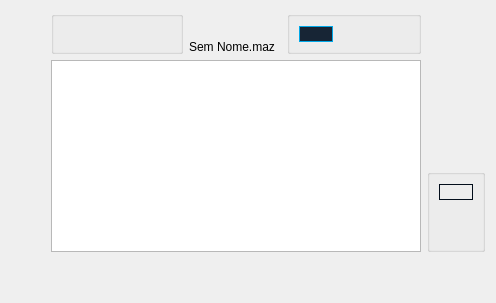
        <widget class="QWidget" name="pgNewUser">
         <layout class="QGridLayout" name="gridLayout_7">
          <item row="2" column="5">
           <spacer name="verticalSpacer_10">
            <property name="orientation">
             <enum>Qt::Orientation::Vertical</enum>
            </property>
            <property name="sizeHint" stdset="0">
             <size>
              <width>20</width>
              <height>40</height>
             </size>
            </property>
           </spacer>
          </item>
          <item row="1" column="2">
           <widget class="QLabel" name="lblMazeCreatorName">
            <property name="sizePolicy">
             <sizepolicy hsizetype="MinimumExpanding" vsizetype="Preferred">
              <horstretch>0</horstretch>
              <verstretch>0</verstretch>
             </sizepolicy>
            </property>
            <property name="text">
             <string>Sem Nome.maz</string>
            </property>
            <property name="alignment">
             <set>Qt::AlignmentFlag::AlignBottom|Qt::AlignmentFlag::AlignHCenter</set>
            </property>
           </widget>
          </item>
          <item row="3" column="5">
           <widget class="QGroupBox" name="groupBox_2">
            <property name="sizePolicy">
             <sizepolicy hsizetype="Fixed" vsizetype="Minimum">
              <horstretch>0</horstretch>
              <verstretch>0</verstretch>
             </sizepolicy>
            </property>
            <property name="title">
             <string/>
            </property>
            <layout class="QVBoxLayout" name="verticalLayout_2">
             <item>
              <widget class="QPushButton" name="btnRemoveWall">
               <property name="sizePolicy">
                <sizepolicy hsizetype="Minimum" vsizetype="Minimum">
                 <horstretch>0</horstretch>
                 <verstretch>0</verstretch>
                </sizepolicy>
               </property>
               <property name="styleSheet">
                <string notr="true">QPushButton {
    color: rgb(2, 13, 26);
    border-width: 1px;
    border-style: solid;
    border-radius: 10px;
}

QPushButton:checked {
	background-color : rgb(23, 37, 53);
	color : rgb(0, 168, 232);
	border-width: 1px;
    border-style: solid;
    border-color: rgb(0, 168, 232);
	border-radius: 10px;
}

QPushButton:disabled {
	background-color: rgb(82, 153, 175);
    color: rgb(49, 51, 53);
    border-width: 1px;
    border-style: solid;
    border-color: rgb(23, 37, 53);
    border-radius: 10px;
}</string>
               </property>
               <property name="text">
                <string/>
               </property>
               <property name="icon">
                <iconset resource="data.qrc">
                 <normaloff>:/buttonIcons/resources/removeWallsBrush.png</normaloff>:/buttonIcons/resources/removeWallsBrush.png</iconset>
               </property>
               <property name="iconSize">
                <size>
                 <width>50</width>
                 <height>50</height>
                </size>
               </property>
               <property name="checkable">
                <bool>true</bool>
               </property>
              </widget>
             </item>
             <item>
              <widget class="CrementButtons" name="btnUserContractH">
               <property name="sizePolicy">
                <sizepolicy hsizetype="Minimum" vsizetype="Minimum">
                 <horstretch>0</horstretch>
                 <verstretch>0</verstretch>
                </sizepolicy>
               </property>
               <property name="styleSheet">
                <string notr="true">QPushButton {
    color: rgb(2, 13, 26);
    border-width: 1px;
    border-radius: 10px;
}</string>
               </property>
               <property name="text">
                <string/>
               </property>
               <property name="icon">
                <iconset resource="data.qrc">
                 <normaloff>:/buttonIcons/resources/contractMazeH.png</normaloff>:/buttonIcons/resources/contractMazeH.png</iconset>
               </property>
               <property name="iconSize">
                <size>
                 <width>50</width>
                 <height>50</height>
                </size>
               </property>
              </widget>
             </item>
             <item>
              <widget class="CrementButtons" name="btnUserContractV">
               <property name="sizePolicy">
                <sizepolicy hsizetype="Minimum" vsizetype="Minimum">
                 <horstretch>0</horstretch>
                 <verstretch>0</verstretch>
                </sizepolicy>
               </property>
               <property name="styleSheet">
                <string notr="true">QPushButton {
    color: rgb(2, 13, 26);
    border-width: 1px;
    border-radius: 10px;
}</string>
               </property>
               <property name="text">
                <string/>
               </property>
               <property name="icon">
                <iconset resource="data.qrc">
                 <normaloff>:/buttonIcons/resources/contractMazeV.png</normaloff>:/buttonIcons/resources/contractMazeV.png</iconset>
               </property>
               <property name="iconSize">
                <size>
                 <width>50</width>
                 <height>50</height>
                </size>
               </property>
              </widget>
             </item>
            </layout>
           </widget>
          </item>
          <item row="2" column="1" rowspan="2" colspan="4">
           <widget class="PreviewMazeView" name="graphicsMazePreview">
            <property name="sizePolicy">
             <sizepolicy hsizetype="MinimumExpanding" vsizetype="MinimumExpanding">
              <horstretch>0</horstretch>
              <verstretch>0</verstretch>
             </sizepolicy>
            </property>
           </widget>
          </item>
          <item row="1" column="0">
           <spacer name="horizontalSpacer_12">
            <property name="orientation">
             <enum>Qt::Orientation::Horizontal</enum>
            </property>
            <property name="sizeType">
             <enum>QSizePolicy::Policy::Fixed</enum>
            </property>
            <property name="sizeHint" stdset="0">
             <size>
              <width>40</width>
              <height>20</height>
             </size>
            </property>
           </spacer>
          </item>
          <item row="4" column="1">
           <spacer name="verticalSpacer_4">
            <property name="orientation">
             <enum>Qt::Orientation::Vertical</enum>
            </property>
            <property name="sizeType">
             <enum>QSizePolicy::Policy::Fixed</enum>
            </property>
            <property name="sizeHint" stdset="0">
             <size>
              <width>20</width>
              <height>40</height>
             </size>
            </property>
           </spacer>
          </item>
          <item row="1" column="4">
           <widget class="QGroupBox" name="groupBox">
            <property name="maximumSize">
             <size>
              <width>2207</width>
              <height>16777215</height>
             </size>
            </property>
            <property name="title">
             <string/>
            </property>
            <layout class="QHBoxLayout" name="horizontalLayout_6">
             <item>
              <widget class="QPushButton" name="btnAddWall">
               <property name="sizePolicy">
                <sizepolicy hsizetype="Minimum" vsizetype="Minimum">
                 <horstretch>0</horstretch>
                 <verstretch>0</verstretch>
                </sizepolicy>
               </property>
               <property name="styleSheet">
                <string notr="true">QPushButton {
    color: rgb(2, 13, 26);
    border-width: 1px;
    border-radius: 10px;
}

QPushButton:checked {
	background-color : rgb(23, 37, 53);
	color : rgb(0, 168, 232);
	border-width: 1px;
    border-style: solid;
    border-color: rgb(0, 168, 232);
	border-radius: 10px;
}

QPushButton:disabled {
	background-color: rgb(82, 153, 175);
    color: rgb(49, 51, 53);
    border-width: 1px;
    border-style: solid;
    border-color: rgb(23, 37, 53);
    border-radius: 10px;
}</string>
               </property>
               <property name="text">
                <string/>
               </property>
               <property name="icon">
                <iconset resource="data.qrc">
                 <normaloff>:/buttonIcons/resources/addWallsBrush.png</normaloff>:/buttonIcons/resources/addWallsBrush.png</iconset>
               </property>
               <property name="iconSize">
                <size>
                 <width>50</width>
                 <height>50</height>
                </size>
               </property>
               <property name="checkable">
                <bool>true</bool>
               </property>
               <property name="checked">
                <bool>true</bool>
               </property>
              </widget>
             </item>
             <item>
              <widget class="CrementButtons" name="btnUserExpandH">
               <property name="sizePolicy">
                <sizepolicy hsizetype="Minimum" vsizetype="Minimum">
                 <horstretch>0</horstretch>
                 <verstretch>0</verstretch>
                </sizepolicy>
               </property>
               <property name="styleSheet">
                <string notr="true">QPushButton {
    color: rgb(2, 13, 26);
    border-width: 1px;
    border-radius: 10px;
}</string>
               </property>
               <property name="text">
                <string/>
               </property>
               <property name="icon">
                <iconset resource="data.qrc">
                 <normaloff>:/buttonIcons/resources/expandMazeH.png</normaloff>:/buttonIcons/resources/expandMazeH.png</iconset>
               </property>
               <property name="iconSize">
                <size>
                 <width>50</width>
                 <height>50</height>
                </size>
               </property>
              </widget>
             </item>
             <item>
              <widget class="CrementButtons" name="btnUserExpandV">
               <property name="sizePolicy">
                <sizepolicy hsizetype="Minimum" vsizetype="Minimum">
                 <horstretch>0</horstretch>
                 <verstretch>0</verstretch>
                </sizepolicy>
               </property>
               <property name="styleSheet">
                <string notr="true">QPushButton {
    color: rgb(2, 13, 26);
    border-width: 1px;
    border-radius: 10px;
}</string>
               </property>
               <property name="text">
                <string/>
               </property>
               <property name="icon">
                <iconset resource="data.qrc">
                 <normaloff>:/buttonIcons/resources/expandMazeV.png</normaloff>:/buttonIcons/resources/expandMazeV.png</iconset>
               </property>
               <property name="iconSize">
                <size>
                 <width>50</width>
                 <height>50</height>
                </size>
               </property>
              </widget>
             </item>
            </layout>
           </widget>
          </item>
          <item row="1" column="1">
           <widget class="QGroupBox" name="grpTools">
            <property name="maximumSize">
             <size>
              <width>220</width>
              <height>16777215</height>
             </size>
            </property>
            <property name="title">
             <string/>
            </property>
            <layout class="QHBoxLayout" name="horizontalLayout_4">
             <item>
              <widget class="QPushButton" name="btnNewUserMaze">
               <property name="sizePolicy">
                <sizepolicy hsizetype="Minimum" vsizetype="Minimum">
                 <horstretch>0</horstretch>
                 <verstretch>0</verstretch>
                </sizepolicy>
               </property>
               <property name="styleSheet">
                <string notr="true">QPushButton {
    color: rgb(2, 13, 26);
    border-width: 1px;
    border-radius: 10px;
}</string>
               </property>
               <property name="text">
                <string/>
               </property>
               <property name="icon">
                <iconset resource="data.qrc">
                 <normaloff>:/buttonIcons/resources/addMaze.png</normaloff>:/buttonIcons/resources/addMaze.png</iconset>
               </property>
               <property name="iconSize">
                <size>
                 <width>50</width>
                 <height>50</height>
                </size>
               </property>
              </widget>
             </item>
             <item>
              <widget class="QPushButton" name="btnUserOpenMaze">
               <property name="sizePolicy">
                <sizepolicy hsizetype="Minimum" vsizetype="Minimum">
                 <horstretch>0</horstretch>
                 <verstretch>0</verstretch>
                </sizepolicy>
               </property>
               <property name="styleSheet">
                <string notr="true">QPushButton {
    color: rgb(2, 13, 26);
    border-width: 1px;
    border-radius: 10px;
}</string>
               </property>
               <property name="text">
                <string/>
               </property>
               <property name="icon">
                <iconset resource="data.qrc">
                 <normaloff>:/buttonIcons/resources/openMaze.png</normaloff>:/buttonIcons/resources/openMaze.png</iconset>
               </property>
               <property name="iconSize">
                <size>
                 <width>50</width>
                 <height>50</height>
                </size>
               </property>
              </widget>
             </item>
             <item>
              <widget class="QPushButton" name="btnUserSave">
               <property name="sizePolicy">
                <sizepolicy hsizetype="Minimum" vsizetype="Minimum">
                 <horstretch>0</horstretch>
                 <verstretch>0</verstretch>
                </sizepolicy>
               </property>
               <property name="styleSheet">
                <string notr="true">QPushButton {
    color: rgb(2, 13, 26);
    border-width: 1px;
    border-radius: 10px;
}</string>
               </property>
               <property name="text">
                <string/>
               </property>
               <property name="icon">
                <iconset resource="data.qrc">
                 <normaloff>:/buttonIcons/resources/saveMaze.png</normaloff>:/buttonIcons/resources/saveMaze.png</iconset>
               </property>
               <property name="iconSize">
                <size>
                 <width>50</width>
                 <height>50</height>
                </size>
               </property>
              </widget>
             </item>
            </layout>
           </widget>
          </item>
         </layout>
        </widget>
